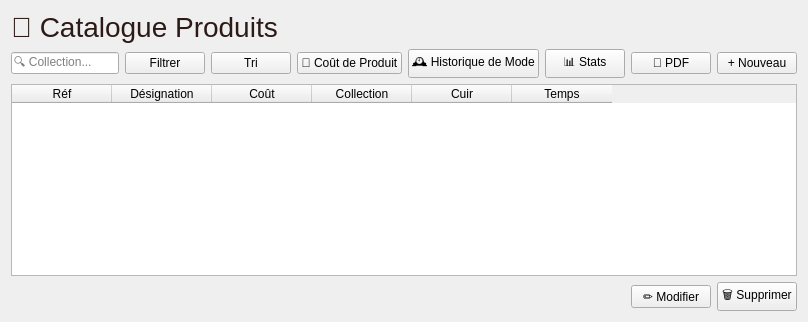
          <widget class="QWidget" name="tab_prod_liste">
           <attribute name="title">
            <string>📋 Liste des Produits</string>
           </attribute>
           <layout class="QVBoxLayout" name="vl_tab_prod_liste">
            <item>
             <widget class="QLabel" name="lbl_t_prod">
              <property name="styleSheet">
               <string>font-size: 28px; font-weight: 300; color:#2c1a16;</string>
              </property>
              <property name="text">
               <string>👜 Catalogue Produits</string>
              </property>
             </widget>
            </item>
            <item>
             <layout class="QHBoxLayout" name="hl_tools_prod">
              <item>
               <widget class="QLineEdit" name="le_search_coll">
                <property name="placeholderText">
                 <string>🔍 Collection...</string>
                </property>
               </widget>
              </item>
              <item>
               <widget class="QPushButton" name="btn_search_col">
                <property name="text">
                 <string>Filtrer</string>
                </property>
               </widget>
              </item>
              <item>
               <widget class="QPushButton" name="btn_sort_alpha_prod">
                <property name="text">
                 <string>Tri</string>
                </property>
               </widget>
              </item>
              <item>
               <widget class="QPushButton" name="btn_cout_produit">
                <property name="text">
                 <string>🧾 Coût de Produit</string>
                </property>
               </widget>
              </item>
              <item>
               <widget class="QPushButton" name="btn_hist_mode">
                <property name="text">
                 <string>🕰️ Historique de Mode</string>
                </property>
               </widget>
              </item>
              <item>
               <widget class="QPushButton" name="btn_stats_prod">
                <property name="text">
                 <string>📊 Stats</string>
                </property>
               </widget>
              </item>
              <item>
               <widget class="QPushButton" name="btn_pdf_catalogue">
                <property name="text">
                 <string>📄 PDF</string>
                </property>
               </widget>
              </item>
              <item>
               <widget class="QPushButton" name="btn_add_produit">
                <property name="text">
                 <string>+ Nouveau</string>
                </property>
               </widget>
              </item>
             </layout>
            </item>
            <item>
             <widget class="QTableWidget" name="tableProduits">
              <property name="selectionBehavior">
               <enum>QAbstractItemView::SelectionBehavior::SelectRows</enum>
              </property>
              <column>
               <property name="text">
                <string>Réf</string>
               </property>
              </column>
              <column>
               <property name="text">
                <string>Désignation</string>
               </property>
              </column>
              <column>
               <property name="text">
                <string>Coût</string>
               </property>
              </column>
              <column>
               <property name="text">
                <string>Collection</string>
               </property>
              </column>
              <column>
               <property name="text">
                <string>Cuir</string>
               </property>
              </column>
              <column>
               <property name="text">
                <string>Temps</string>
               </property>
              </column>
             </widget>
            </item>
            <item>
             <layout class="QHBoxLayout" name="hl_bot_prod">
              <item>
               <spacer name="hs_bp">
                <property name="orientation">
                 <enum>Qt::Orientation::Horizontal</enum>
                </property>
                <property name="sizeHint" stdset="0">
                 <size>
                  <width>0</width>
                  <height>0</height>
                 </size>
                </property>
               </spacer>
              </item>
              <item>
               <widget class="QPushButton" name="btn_edit_produit">
                <property name="text">
                 <string>✏️ Modifier</string>
                </property>
               </widget>
              </item>
              <item>
               <widget class="QPushButton" name="btn_delete_produit">
                <property name="text">
                 <string>🗑️ Supprimer</string>
                </property>
               </widget>
              </item>
             </layout>
            </item>
           </layout>
          </widget>
